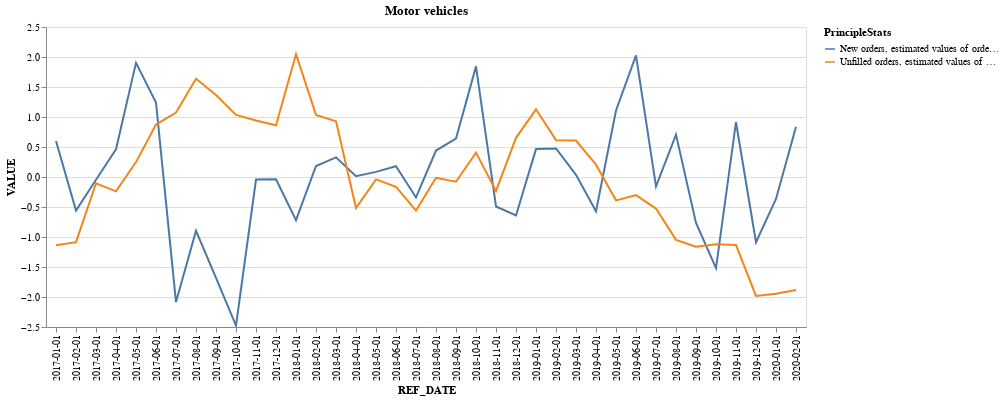

Notebook cell for this chart:
### Code cell
df_good_transportation = df_sales[(df_sales['GoodType'] == 'Motor vehicle parts manufacturing [3363]') & ((df_sales['PrincipleStats'] == 'New orders, estimated values of orders received during month') | (df_sales['PrincipleStats'] == 'Unfilled orders, estimated values of orders at end of month'))]
for good in df_good_transportation['PrincipleStats'].unique():
    scaler = StandardScaler()
    df_good_transportation.loc[df_good_transportation['PrincipleStats'] == good, 'VALUE'] = scaler.fit_transform(df_good_transportation.loc[df_good_transportation['PrincipleStats'] == good, 'VALUE'].values.reshape(-1, 1))

chart1 = alt.Chart(df_good_transportation).mark_line().encode(
    x='REF_DATE',
    y='VALUE',
    color = 'PrincipleStats',
    
).properties(title = "Motor vehicles").interactive()
chart1

### Figure 1 — Vega-Lite specification as saved in the notebook (floating-point values rounded to 4 significant figures)
{"config": {"view": {"continuousWidth": 300, "continuousHeight": 300}}, "data": {"name": "data-568f493b32aaad60be3d1dda056a31ec"}, "mark": {"type": "line"}, "encoding": {"color": {"field": "PrincipleStats", "type": "nominal"}, "x": {"field": "REF_DATE", "type": "nominal"}, "y": {"field": "VALUE", "type": "quantitative"}}, "params": [{"name": "param_9", "select": {"type": "interval", "encodings": ["x", "y"]}, "bind": "scales"}], "title": "Motor vehicles", "$schema": "https://vega.github.io/schema/vega-lite/v5.20.1.json", "datasets": {"data-568f493b32aaad60be3d1dda056a31ec": [{"PrincipleStats": "New orders, estimated values of orders received during month", "GoodType": "Motor vehicle parts manufacturing [3363]", "REF_DATE": "2017-01-01", "VALUE": 0.5996}, {"PrincipleStats": "Unfilled orders, estimated values of orders at end of month", "GoodType": "Motor vehicle parts manufacturing [3363]", "REF_DATE": "2017-01-01", "VALUE": -1.136}, {"PrincipleStats": "New orders, estimated values of orders received during month", "GoodType": "Motor vehicle parts manufacturing [3363]", "REF_DATE": "2017-02-01", "VALUE": -0.5592}, {"PrincipleStats": "Unfilled orders, estimated values of orders at end of month", "GoodType": "Motor vehicle parts manufacturing [3363]", "REF_DATE": "2017-02-01", "VALUE": -1.086}, {"PrincipleStats": "New orders, estimated values of orders received during month", "GoodType": "Motor vehicle parts manufacturing [3363]", "REF_DATE": "2017-03-01", "VALUE": -0.04536}, {"PrincipleStats": "Unfilled orders, estimated values of orders at end of month", "GoodType": "Motor vehicle parts manufacturing [3363]", "REF_DATE": "2017-03-01", "VALUE": -0.1066}, {"PrincipleStats": "New orders, estimated values of orders received during month", "GoodType": "Motor vehicle parts manufacturing [3363]", "REF_DATE": "2017-04-01", "VALUE": 0.4617}, {"PrincipleStats": "Unfilled orders, estimated values of orders at end of month", "GoodType": "Motor vehicle parts manufacturing [3363]", "REF_DATE": "2017-04-01", "VALUE": -0.2396}, {"PrincipleStats": "New orders, estimated values of orders received during month", "GoodType": "Motor vehicle parts manufacturing [3363]", "REF_DATE": "2017-05-01", "VALUE": 1.903}, {"PrincipleStats": "Unfilled orders, estimated values of orders at end of month", "GoodType": "Motor vehicle parts manufacturing [3363]", "REF_DATE": "2017-05-01", "VALUE": 0.2484}, {"PrincipleStats": "New orders, estimated values of orders received during month", "GoodType": "Motor vehicle parts manufacturing [3363]", "REF_DATE": "2017-06-01", "VALUE": 1.239}, {"PrincipleStats": "Unfilled orders, estimated values of orders at end of month", "GoodType": "Motor vehicle parts manufacturing [3363]", "REF_DATE": "2017-06-01", "VALUE": 0.8744}, {"PrincipleStats": "New orders, estimated values of orders received during month", "GoodType": "Motor vehicle parts manufacturing [3363]", "REF_DATE": "2017-07-01", "VALUE": -2.084}, {"PrincipleStats": "Unfilled orders, estimated values of orders at end of month", "GoodType": "Motor vehicle parts manufacturing [3363]", "REF_DATE": "2017-07-01", "VALUE": 1.073}, {"PrincipleStats": "New orders, estimated values of orders received during month", "GoodType": "Motor vehicle parts manufacturing [3363]", "REF_DATE": "2017-08-01", "VALUE": -0.896}, {"PrincipleStats": "Unfilled orders, estimated values of orders at end of month", "GoodType": "Motor vehicle parts manufacturing [3363]", "REF_DATE": "2017-08-01", "VALUE": 1.639}, {"PrincipleStats": "New orders, estimated values of orders received during month", "GoodType": "Motor vehicle parts manufacturing [3363]", "REF_DATE": "2017-09-01", "VALUE": -1.682}, {"PrincipleStats": "Unfilled orders, estimated values of orders at end of month", "GoodType": "Motor vehicle parts manufacturing [3363]", "REF_DATE": "2017-09-01", "VALUE": 1.367}, {"PrincipleStats": "New orders, estimated values of orders received during month", "GoodType": "Motor vehicle parts manufacturing [3363]", "REF_DATE": "2017-10-01", "VALUE": -2.475}, {"PrincipleStats": "Unfilled orders, estimated values of orders at end of month", "GoodType": "Motor vehicle parts manufacturing [3363]", "REF_DATE": "2017-10-01", "VALUE": 1.034}, {"PrincipleStats": "New orders, estimated values of orders received during month", "GoodType": "Motor vehicle parts manufacturing [3363]", "REF_DATE": "2017-11-01", "VALUE": -0.04267}, {"PrincipleStats": "Unfilled orders, estimated values of orders at end of month", "GoodType": "Motor vehicle parts manufacturing [3363]", "REF_DATE": "2017-11-01", "VALUE": 0.941}, {"PrincipleStats": "New orders, estimated values of orders received during month", "GoodType": "Motor vehicle parts manufacturing [3363]", "REF_DATE": "2017-12-01", "VALUE": -0.03856}, {"PrincipleStats": "Unfilled orders, estimated values of orders at end of month", "GoodType": "Motor vehicle parts manufacturing [3363]", "REF_DATE": "2017-12-01", "VALUE": 0.8635}, {"PrincipleStats": "New orders, estimated values of orders received during month", "GoodType": "Motor vehicle parts manufacturing [3363]", "REF_DATE": "2018-01-01", "VALUE": -0.7195}, {"PrincipleStats": "Unfilled orders, estimated values of orders at end of month", "GoodType": "Motor vehicle parts manufacturing [3363]", "REF_DATE": "2018-01-01", "VALUE": 2.048}, {"PrincipleStats": "New orders, estimated values of orders received during month", "GoodType": "Motor vehicle parts manufacturing [3363]", "REF_DATE": "2018-02-01", "VALUE": 0.1831}, {"PrincipleStats": "Unfilled orders, estimated values of orders at end of month", "GoodType": "Motor vehicle parts manufacturing [3363]", "REF_DATE": "2018-02-01", "VALUE": 1.034}, {"PrincipleStats": "New orders, estimated values of orders received during month", "GoodType": "Motor vehicle parts manufacturing [3363]", "REF_DATE": "2018-03-01", "VALUE": 0.3267}, {"PrincipleStats": "Unfilled orders, estimated values of orders at end of month", "GoodType": "Motor vehicle parts manufacturing [3363]", "REF_DATE": "2018-03-01", "VALUE": 0.9288}, {"PrincipleStats": "New orders, estimated values of orders received during month", "GoodType": "Motor vehicle parts manufacturing [3363]", "REF_DATE": "2018-04-01", "VALUE": 0.01194}, {"PrincipleStats": "Unfilled orders, estimated values of orders at end of month", "GoodType": "Motor vehicle parts manufacturing [3363]", "REF_DATE": "2018-04-01", "VALUE": -0.5176}, {"PrincipleStats": "New orders, estimated values of orders received during month", "GoodType": "Motor vehicle parts manufacturing [3363]", "REF_DATE": "2018-05-01", "VALUE": 0.08567}, {"PrincipleStats": "Unfilled orders, estimated values of orders at end of month", "GoodType": "Motor vehicle parts manufacturing [3363]", "REF_DATE": "2018-05-01", "VALUE": -0.04002}, {"PrincipleStats": "New orders, estimated values of orders received during month", "GoodType": "Motor vehicle parts manufacturing [3363]", "REF_DATE": "2018-06-01", "VALUE": 0.1804}, {"PrincipleStats": "Unfilled orders, estimated values of orders at end of month", "GoodType": "Motor vehicle parts manufacturing [3363]", "REF_DATE": "2018-06-01", "VALUE": -0.164}, {"PrincipleStats": "New orders, estimated values of orders received during month", "GoodType": "Motor vehicle parts manufacturing [3363]", "REF_DATE": "2018-07-01", "VALUE": -0.3405}, {"PrincipleStats": "Unfilled orders, estimated values of orders at end of month", "GoodType": "Motor vehicle parts manufacturing [3363]", "REF_DATE": "2018-07-01", "VALUE": -0.5594}, {"PrincipleStats": "New orders, estimated values of orders received during month", "GoodType": "Motor vehicle parts manufacturing [3363]", "REF_DATE": "2018-08-01", "VALUE": 0.4412}, {"PrincipleStats": "Unfilled orders, estimated values of orders at end of month", "GoodType": "Motor vehicle parts manufacturing [3363]", "REF_DATE": "2018-08-01", "VALUE": -0.01293}, {"PrincipleStats": "New orders, estimated values of orders received during month", "GoodType": "Motor vehicle parts manufacturing [3363]", "REF_DATE": "2018-09-01", "VALUE": 0.641}, {"PrincipleStats": "Unfilled orders, estimated values of orders at end of month", "GoodType": "Motor vehicle parts manufacturing [3363]", "REF_DATE": "2018-09-01", "VALUE": -0.07939}, {"PrincipleStats": "New orders, estimated values of orders received during month", "GoodType": "Motor vehicle parts manufacturing [3363]", "REF_DATE": "2018-10-01", "VALUE": 1.844}, {"PrincipleStats": "Unfilled orders, estimated values of orders at end of month", "GoodType": "Motor vehicle parts manufacturing [3363]", "REF_DATE": "2018-10-01", "VALUE": 0.4066}, {"PrincipleStats": "New orders, estimated values of orders received during month", "GoodType": "Motor vehicle parts manufacturing [3363]", "REF_DATE": "2018-11-01", "VALUE": -0.4919}, {"PrincipleStats": "Unfilled orders, estimated values of orders at end of month", "GoodType": "Motor vehicle parts manufacturing [3363]", "REF_DATE": "2018-11-01", "VALUE": -0.2328}, {"PrincipleStats": "New orders, estimated values of orders received during month", "GoodType": "Motor vehicle parts manufacturing [3363]", "REF_DATE": "2018-12-01", "VALUE": -0.6411}, {"PrincipleStats": "Unfilled orders, estimated values of orders at end of month", "GoodType": "Motor vehicle parts manufacturing [3363]", "REF_DATE": "2018-12-01", "VALUE": 0.6527}, {"PrincipleStats": "New orders, estimated values of orders received during month", "GoodType": "Motor vehicle parts manufacturing [3363]", "REF_DATE": "2019-01-01", "VALUE": 0.465}, {"PrincipleStats": "Unfilled orders, estimated values of orders at end of month", "GoodType": "Motor vehicle parts manufacturing [3363]", "REF_DATE": "2019-01-01", "VALUE": 1.128}, {"PrincipleStats": "New orders, estimated values of orders received during month", "GoodType": "Motor vehicle parts manufacturing [3363]", "REF_DATE": "2019-02-01", "VALUE": 0.475}, {"PrincipleStats": "Unfilled orders, estimated values of orders at end of month", "GoodType": "Motor vehicle parts manufacturing [3363]", "REF_DATE": "2019-02-01", "VALUE": 0.6139}, {"PrincipleStats": "New orders, estimated values of orders received during month", "GoodType": "Motor vehicle parts manufacturing [3363]", "REF_DATE": "2019-03-01", "VALUE": 0.03706}, {"PrincipleStats": "Unfilled orders, estimated values of orders at end of month", "GoodType": "Motor vehicle parts manufacturing [3363]", "REF_DATE": "2019-03-01", "VALUE": 0.608}, {"PrincipleStats": "New orders, estimated values of orders received during month", "GoodType": "Motor vehicle parts manufacturing [3363]", "REF_DATE": "2019-04-01", "VALUE": -0.5711}, {"PrincipleStats": "Unfilled orders, estimated values of orders at end of month", "GoodType": "Motor vehicle parts manufacturing [3363]", "REF_DATE": "2019-04-01", "VALUE": 0.2052}, {"PrincipleStats": "New orders, estimated values of orders received during month", "GoodType": "Motor vehicle parts manufacturing [3363]", "REF_DATE": "2019-05-01", "VALUE": 1.108}, {"PrincipleStats": "Unfilled orders, estimated values of orders at end of month", "GoodType": "Motor vehicle parts manufacturing [3363]", "REF_DATE": "2019-05-01", "VALUE": -0.3892}, {"PrincipleStats": "New orders, estimated values of orders received during month", "GoodType": "Motor vehicle parts manufacturing [3363]", "REF_DATE": "2019-06-01", "VALUE": 2.026}, {"PrincipleStats": "Unfilled orders, estimated values of orders at end of month", "GoodType": "Motor vehicle parts manufacturing [3363]", "REF_DATE": "2019-06-01", "VALUE": -0.3015}, {"PrincipleStats": "New orders, estimated values of orders received during month", "GoodType": "Motor vehicle parts manufacturing [3363]", "REF_DATE": "2019-07-01", "VALUE": -0.1565}, {"PrincipleStats": "Unfilled orders, estimated values of orders at end of month", "GoodType": "Motor vehicle parts manufacturing [3363]", "REF_DATE": "2019-07-01", "VALUE": -0.5263}, {"PrincipleStats": "New orders, estimated values of orders received during month", "GoodType": "Motor vehicle parts manufacturing [3363]", "REF_DATE": "2019-08-01", "VALUE": 0.7068}, {"PrincipleStats": "Unfilled orders, estimated values of orders at end of month", "GoodType": "Motor vehicle parts manufacturing [3363]", "REF_DATE": "2019-08-01", "VALUE": -1.048}, {"PrincipleStats": "New orders, estimated values of orders received during month", "GoodType": "Motor vehicle parts manufacturing [3363]", "REF_DATE": "2019-09-01", "VALUE": -0.767}, {"PrincipleStats": "Unfilled orders, estimated values of orders at end of month", "GoodType": "Motor vehicle parts manufacturing [3363]", "REF_DATE": "2019-09-01", "VALUE": -1.162}, {"PrincipleStats": "New orders, estimated values of orders received during month", "GoodType": "Motor vehicle parts manufacturing [3363]", "REF_DATE": "2019-10-01", "VALUE": -1.519}, {"PrincipleStats": "Unfilled orders, estimated values of orders at end of month", "GoodType": "Motor vehicle parts manufacturing [3363]", "REF_DATE": "2019-10-01", "VALUE": -1.12}, {"PrincipleStats": "New orders, estimated values of orders received during month", "GoodType": "Motor vehicle parts manufacturing [3363]", "REF_DATE": "2019-11-01", "VALUE": 0.913}, {"PrincipleStats": "Unfilled orders, estimated values of orders at end of month", "GoodType": "Motor vehicle parts manufacturing [3363]", "REF_DATE": "2019-11-01", "VALUE": -1.134}, {"PrincipleStats": "New orders, estimated values of orders received during month", "GoodType": "Motor vehicle parts manufacturing [3363]", "REF_DATE": "2019-12-01", "VALUE": -1.088}, {"PrincipleStats": "Unfilled orders, estimated values of orders at end of month", "GoodType": "Motor vehicle parts manufacturing [3363]", "REF_DATE": "2019-12-01", "VALUE": -1.983}, {"PrincipleStats": "New orders, estimated values of orders received during month", "GoodType": "Motor vehicle parts manufacturing [3363]", "REF_DATE": "2020-01-01", "VALUE": -0.3669}, {"PrincipleStats": "Unfilled orders, estimated values of orders at end of month", "GoodType": "Motor vehicle parts manufacturing [3363]", "REF_DATE": "2020-01-01", "VALUE": -1.947}, {"PrincipleStats": "New orders, estimated values of orders received during month", "GoodType": "Motor vehicle parts manufacturing [3363]", "REF_DATE": "2020-02-01", "VALUE": 0.8367}, {"PrincipleStats": "Unfilled orders, estimated values of orders at end of month", "GoodType": "Motor vehicle parts manufacturing [3363]", "REF_DATE": "2020-02-01", "VALUE": -1.883}]}}
